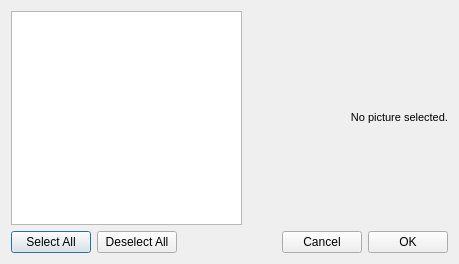
<?xml version="1.0" encoding="UTF-8"?>
<ui version="4.0">
 <class>fsDialog</class>
 <widget class="QDialog" name="fsDialog">
  <property name="windowModality">
   <enum>Qt::WindowModal</enum>
  </property>
  <property name="geometry">
   <rect>
    <x>0</x>
    <y>0</y>
    <width>459</width>
    <height>264</height>
   </rect>
  </property>
  <property name="sizePolicy">
   <sizepolicy hsizetype="Preferred" vsizetype="Preferred">
    <horstretch>0</horstretch>
    <verstretch>0</verstretch>
   </sizepolicy>
  </property>
  <property name="minimumSize">
   <size>
    <width>459</width>
    <height>264</height>
   </size>
  </property>
  <property name="windowTitle">
   <string>File selection</string>
  </property>
  <property name="windowIcon">
   <iconset resource="res/res.qrc">
    <normaloff>:/ico/ico.svg</normaloff>:/ico/ico.svg</iconset>
  </property>
  <layout class="QGridLayout" name="gridLayout">
   <item row="0" column="0">
    <layout class="QHBoxLayout" name="horizontalLayout">
     <item>
      <widget class="QListWidget" name="listWidget">
       <property name="minimumSize">
        <size>
         <width>227</width>
         <height>178</height>
        </size>
       </property>
       <property name="tabKeyNavigation">
        <bool>true</bool>
       </property>
       <property name="alternatingRowColors">
        <bool>true</bool>
       </property>
       <property name="selectionMode">
        <enum>QAbstractItemView::MultiSelection</enum>
       </property>
      </widget>
     </item>
     <item>
      <widget class="QLabel" name="tlPic">
       <property name="sizePolicy">
        <sizepolicy hsizetype="Preferred" vsizetype="Preferred">
         <horstretch>0</horstretch>
         <verstretch>0</verstretch>
        </sizepolicy>
       </property>
       <property name="minimumSize">
        <size>
         <width>200</width>
         <height>200</height>
        </size>
       </property>
       <property name="font">
        <font>
         <pointsize>8</pointsize>
        </font>
       </property>
       <property name="text">
        <string>&lt;html&gt;&lt;head/&gt;&lt;body&gt;&lt;p align=&quot;right&quot;&gt;No picture selected.&lt;/p&gt;&lt;/body&gt;&lt;/html&gt;</string>
       </property>
       <property name="alignment">
        <set>Qt::AlignCenter</set>
       </property>
      </widget>
     </item>
    </layout>
   </item>
   <item row="1" column="0">
    <layout class="QHBoxLayout" name="horizontalLayout_2">
     <item>
      <widget class="QPushButton" name="bSelectAll">
       <property name="text">
        <string>Select All</string>
       </property>
      </widget>
     </item>
     <item>
      <widget class="QPushButton" name="bDeselectAll">
       <property name="text">
        <string>Deselect All</string>
       </property>
      </widget>
     </item>
     <item>
      <spacer name="horizontalSpacer">
       <property name="orientation">
        <enum>Qt::Horizontal</enum>
       </property>
       <property name="sizeHint" stdset="0">
        <size>
         <width>40</width>
         <height>20</height>
        </size>
       </property>
      </spacer>
     </item>
     <item>
      <widget class="QPushButton" name="bCancel">
       <property name="text">
        <string>Cancel</string>
       </property>
      </widget>
     </item>
     <item>
      <widget class="QPushButton" name="bOK">
       <property name="text">
        <string>OK</string>
       </property>
      </widget>
     </item>
    </layout>
   </item>
  </layout>
 </widget>
 <resources>
  <include location="res/res.qrc"/>
 </resources>
 <connections>
  <connection>
   <sender>bCancel</sender>
   <signal>clicked()</signal>
   <receiver>fsDialog</receiver>
   <slot>close()</slot>
   <hints>
    <hint type="sourcelabel">
     <x>266</x>
     <y>276</y>
    </hint>
    <hint type="destinationlabel">
     <x>194</x>
     <y>269</y>
    </hint>
   </hints>
  </connection>
  <connection>
   <sender>bSelectAll</sender>
   <signal>clicked()</signal>
   <receiver>listWidget</receiver>
   <slot>selectAll()</slot>
   <hints>
    <hint type="sourcelabel">
     <x>63</x>
     <y>273</y>
    </hint>
    <hint type="destinationlabel">
     <x>69</x>
     <y>203</y>
    </hint>
   </hints>
  </connection>
  <connection>
   <sender>bDeselectAll</sender>
   <signal>clicked()</signal>
   <receiver>listWidget</receiver>
   <slot>clearSelection()</slot>
   <hints>
    <hint type="sourcelabel">
     <x>124</x>
     <y>275</y>
    </hint>
    <hint type="destinationlabel">
     <x>144</x>
     <y>147</y>
    </hint>
   </hints>
  </connection>
 </connections>
</ui>
